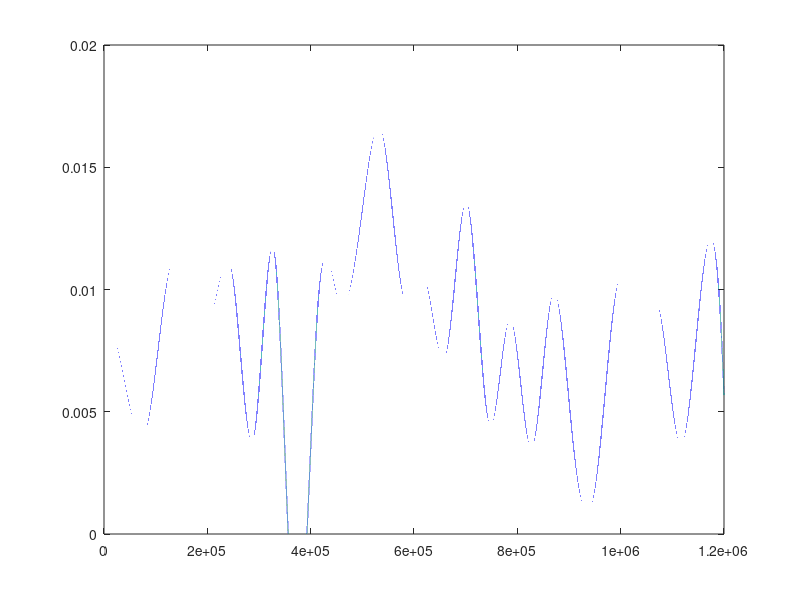

The MATLAB script that drew this image: (Note: this script raises an error after producing the figure.)
addpath(genpath('~/GitHub/GBLM_SMOOTH/helper'));
addpath(genpath('~/GitHub/GBLM_SMOOTH/core'));

%% set up parameters
clc;clear all;close all;
rng(8)
T = 20*60;
dt = 0.001;
Q = diag([1e-5 1e-5]);
trueParam = [0 0 1 3 1]'*(-0.05);

n = 30;
nb0 = normrnd(3, 1, n, 1);
beta0 = (interp1(linspace(0,T,length(nb0)),nb0,linspace(0,T,T/dt),'spline'))';
% plot(beta0)

wt_long = ones(1, T/dt)'*3;
sim.seed = randperm(50, 1);
sim.T = T;
sim.dt = dt;
sim.vecN = round(sim.T/sim.dt);

np0 = normrnd(8*sim.dt, 4*sim.dt, n, 1);
sim.pPreSpike = interp1(linspace(0,T,length(np0)),np0,linspace(0,T,T/dt),'spline');
sim.pPreSpike(sim.pPreSpike < 0) = 0;
plot(sim.pPreSpike)


sim.alpha_dt = 0.004;
sim.alpha_tau = 0.002;
sim.stp_Nq = 5;
sim.stp_Nm = 450;
sim.stp_Ns = 50;
sim.stp_tau= 1;
sim.stp_B = trueParam;
sim.hist_tau = .01;
sim.hist_beta = -2;

sim.beta0 = beta0;
sim.wt_long = wt_long;
data.dt = sim.dt;
[data,sim] = sim_model(data,sim);

[fit,~] = smooth_gblm(data.pre_spk_vec, data.post_spk_vec,...
    'iter',10, 'hist_tau', sim.hist_tau, 'hist_beta', sim.hist_beta, 'Q', Q);

save('complete2.mat')

disp(fit.synParams.syn_params(1))
disp(fit.synParams.syn_params(2))
%% beta0 constant
Q = diag([0 1e-5]);

synParams = fit.synParams;
clear fit;
[fit,~] = smooth_gblm(data.pre_spk_vec, data.post_spk_vec,...
    'iter',20, 'hist_tau', sim.hist_tau, 'hist_beta', sim.hist_beta,...
    'Q', Q, 'synParams', synParams);

save('b0Constant.mat')

%% no estimation on wt_short
data.vecN = length(data.pre_spk_vec);
clear fit;
fit.hist_tau = sim.hist_tau;
fit.hist_beta = sim.hist_beta;

% parameters for GBLM for STP
fit.stp_Nq = 5;
fit.stp_Nm = 450;
fit.stp_Ns = 50;
fit.stp_tau= 1;

% parameters for synaptic connection
fit.syn_hyper_params.coupling_timescale = 0.05;
fit.syn_hyper_params.bin_width = (0.05)*data.dt;
fit.syn_hyper_params.baseline_nsplines = 4;

% parameters for smoothing
fit.iter = 10;
fit.toleranceValue= 1e-6;
fit.F = eye(2);
fit.Q = diag([1e-5 1e-5]);
fit.doFiltOnly = false;
fit.doOracle = false;

% Synaptic Connection
fit.synParams = synParams;
fit = synConEst(data,fit);

fit.W = zeros(2, 2, data.vecN);
offset = log(data.dt) + fit.hist*fit.hist_beta;
alph = glmfit([fit.Xc],data.post_spk_vec,'poisson','Offset',offset);
fit.wt_long = ones(data.vecN, 1)*alph(2);
fit.beta0 = ones(data.vecN,1)*alph(1);

W0 = eye(2)*0.1;
b0 = [fit.beta0(1, :) fit.wt_long(1, :)]';
X = [ones(data.vecN,1) fit.Xc];
offset = fit.hist*fit.hist_beta;
[b, W, ~, ~] = ppasmoo_poissexp(data.post_spk_vec, X, b0, W0, fit.F, fit.Q, offset);

fit.beta0 = b(1,:)';
fit.wt_long = b(2,:)';
fit.W = W;


save('noWt_short.mat')


% diagnose
idx = 1:size(fit.beta0);
subplot(2, 1, 1)
plot(idx, fit.beta0,...
    idx, fit.beta0 + sqrt(squeeze(fit.W(1, 1, :))), 'b:',...
    idx, fit.beta0 - sqrt(squeeze(fit.W(1, 1, :))), 'b:',...
    idx, sim.beta0, 'r');
title('beta_0')

subplot(2, 1, 2)
hold on
plot(idx, sim.wt_long, 'r',...
    idx, fit.wt_long, 'b',...
    idx, fit.wt_long + sqrt(squeeze(fit.W(2, 2, :))), 'b:',...
    idx, fit.wt_long - sqrt(squeeze(fit.W(2, 2, :))), 'b:');
plot(idx, sim.wt_long*mean(1 + sim.stp_X*sim.stp_B))

title('wt_{long}')
hold off

